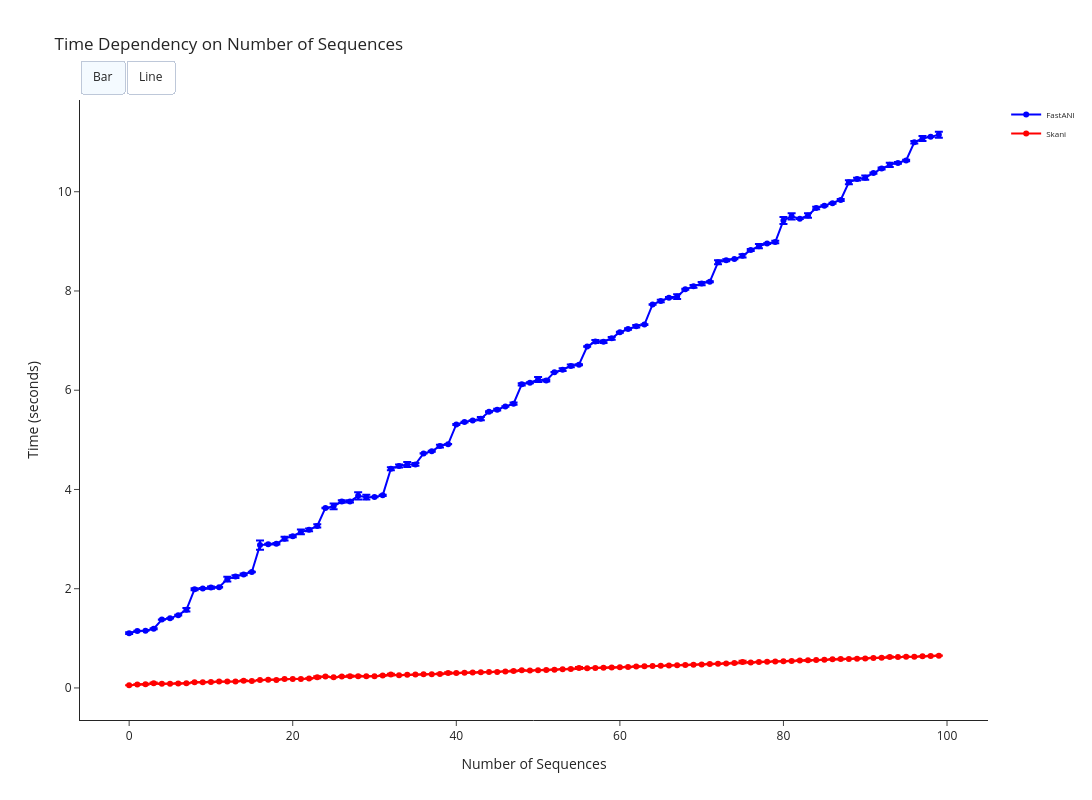

The cell this chart's notebook holds for it:
### Markdown cell above
## ANI calculation time vs number of query sequences 
Performs 1 vs all ANI calculations with increasing number of queries

### Code cell
timelist = methodANI_N_dependency(
    N=1,
    seq_length=5_000_000,
    number_of_pairwise=100,
    output_path='/home/lorenzo/Documents/tesi_2/fastANI-skani-comparison/N-time-dependency'
)
